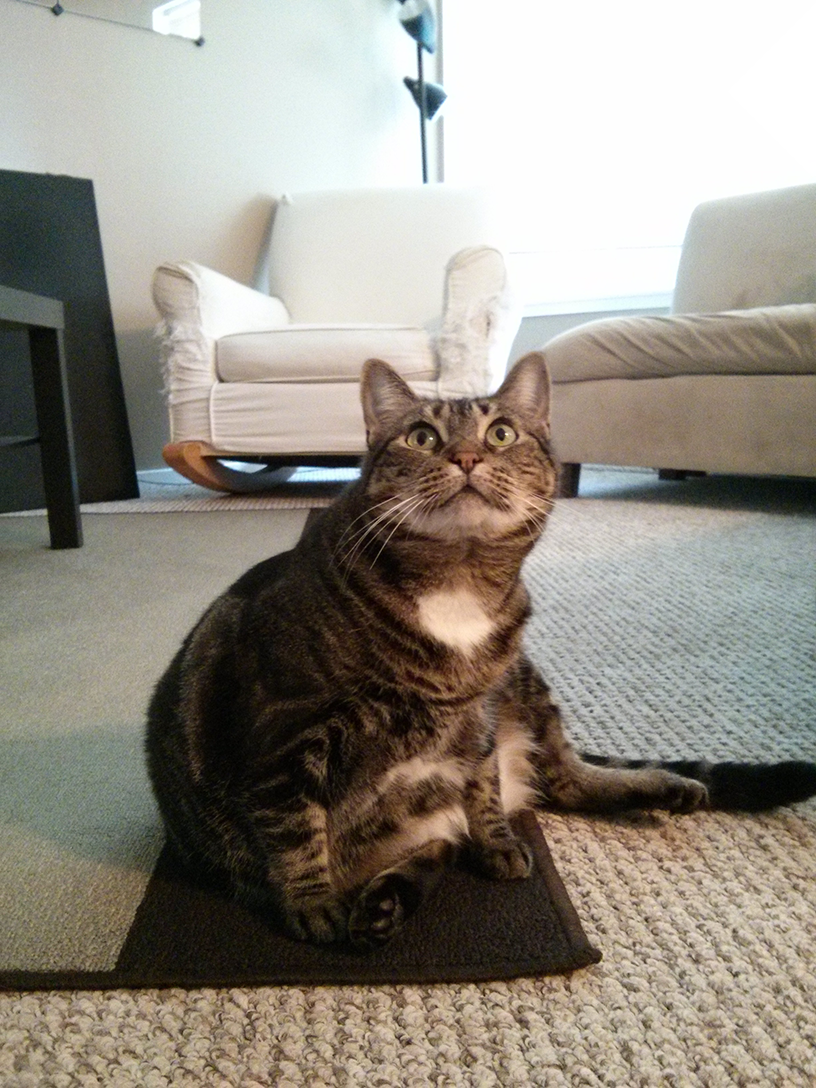
#> input picture AutomateTheBoringsStuff/zophie.png, 816 x 1088 px
$ python ch17-image.py
#> lines starting #> are read from the running program, lines starting #| are printed output that depends on the picture
from PIL import Image


# [4 lines of commented-out code are left out]

cat = Image.open('zophie.png')
#> cat is the input picture: PIL image 816x1088 RGB; mean R, G, B 147, 141.1, 131.1
face = cat.crop((335, 345, 565, 560))
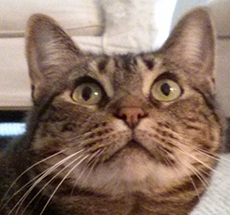
#> face: PIL image 230x215 RGB; mean R, G, B 139.1, 115.1, 100.7
# [9 lines of commented-out code are left out]
cat.rotate(6).save('rotate6.png')
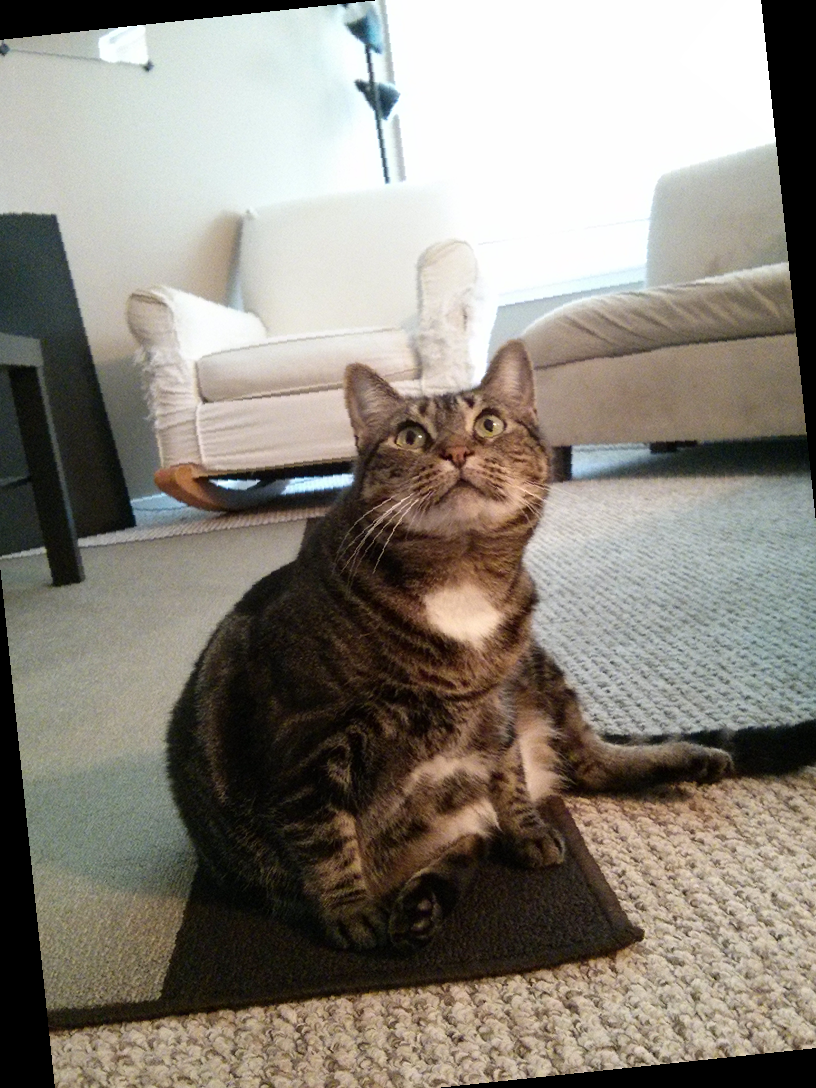
#> saved as rotate6.png: PIL image 816x1088 RGB; mean R, G, B 138.9, 133.2, 123.8
